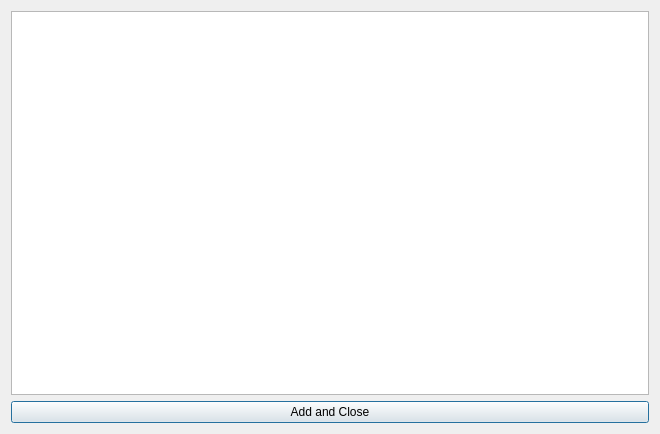
<?xml version="1.0" encoding="UTF-8"?>
<ui version="4.0">
 <class>Dialog</class>
 <widget class="QDialog" name="Dialog">
  <property name="geometry">
   <rect>
    <x>0</x>
    <y>0</y>
    <width>660</width>
    <height>434</height>
   </rect>
  </property>
  <property name="windowTitle">
   <string>Dialog</string>
  </property>
  <layout class="QGridLayout" name="gridLayout">
   <item row="1" column="0">
    <widget class="QPushButton" name="add_images_file_btn">
     <property name="text">
      <string>Add and Close</string>
     </property>
    </widget>
   </item>
   <item row="0" column="0">
    <widget class="QListWidget" name="images_path_list_widget">
     <property name="selectionMode">
      <enum>QAbstractItemView::MultiSelection</enum>
     </property>
    </widget>
   </item>
  </layout>
 </widget>
 <resources/>
 <connections/>
</ui>
